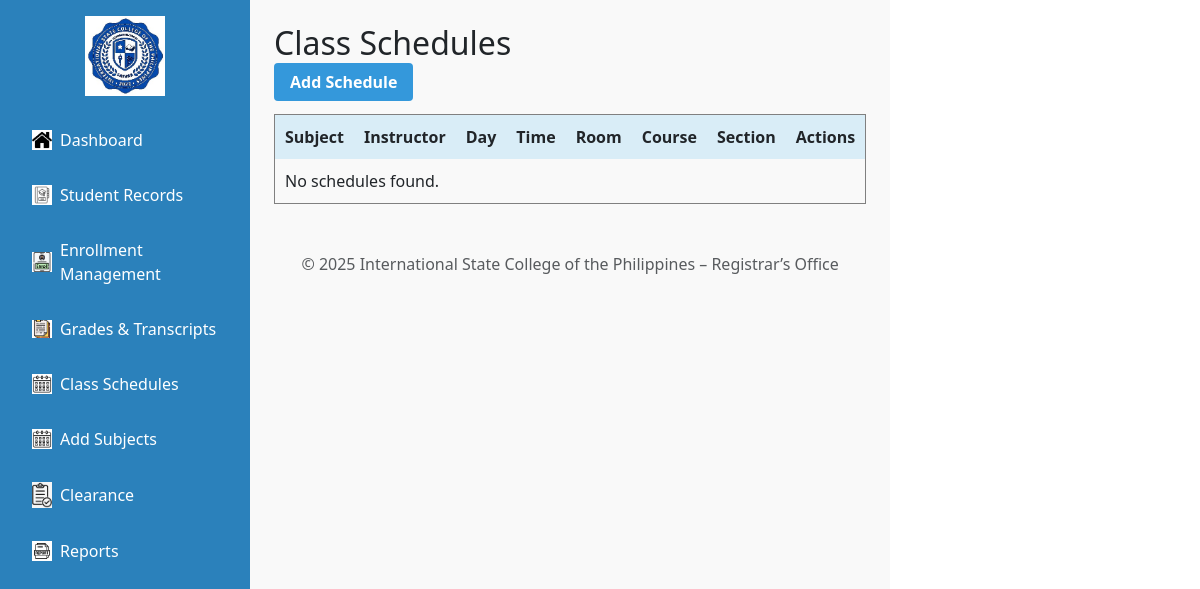
/Registrar/registrar.php?page=class_schedules, run on an earlier commit of the app's database.
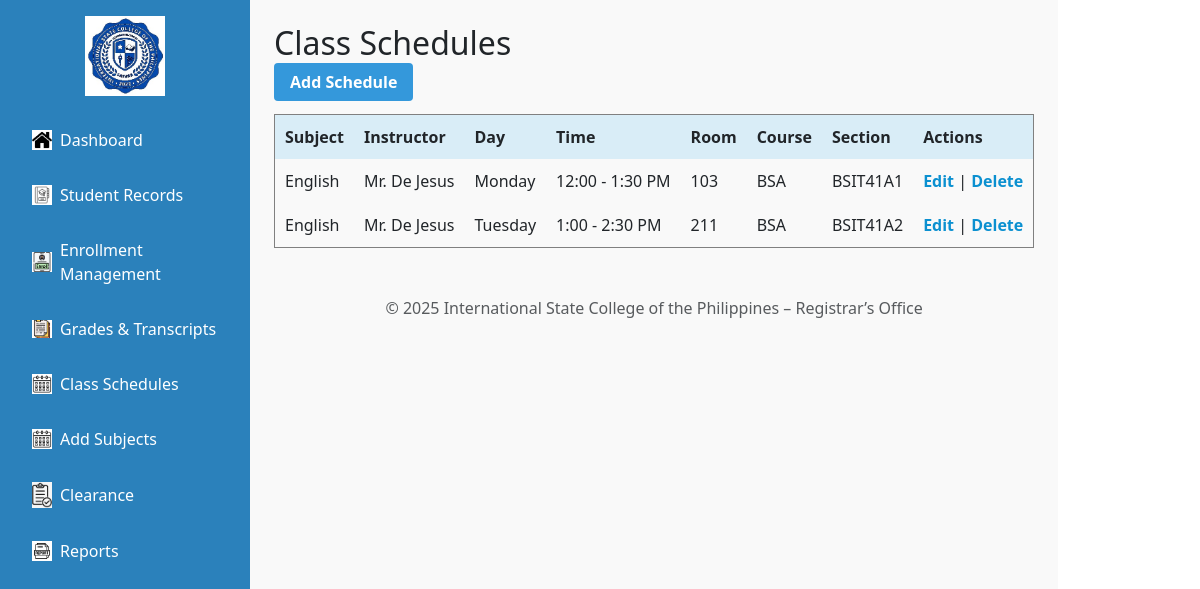
And on a later commit of the database.
### tables this page shows
CREATE TABLE `class_schedules` (
  `id` int(11) NOT NULL,
  `subject` varchar(100) DEFAULT NULL,
  `instructor` varchar(100) DEFAULT NULL,
  `day` varchar(20) DEFAULT NULL,
  `time` varchar(100) DEFAULT NULL,
  `room` varchar(50) DEFAULT NULL,
  `course` varchar(100) NOT NULL,
  `section` varchar(100) NOT NULL
);

### Registrar/pages/class_schedules.php (the view, shortened to what this page needs)
<?php
$conn = new mysqli("localhost", "root", "", "iscpdb");
$schedules = $conn->query("SELECT * FROM class_schedules ORDER BY day, time ASC");
?>
<h2>Class Schedules</h2>
<a href="registrar.php?page=add_schedule" style="padding: 8px 16px; background: #3498db; color: white; text-decoration: none; border-radius: 4px;">Add Schedule</a>
<table border="1" cellpadding="10" cellspacing="0" style="width: 100%; margin-top: 20px; border-collapse: collapse;">
    <thead style="background-color: #d9edf7;">
        <tr>
            <th>Subject</th>
            <th>Instructor</th>
            <th>Day</th>
            <th>Time</th>
            <th>Room</th>
            <th>Course</th>
            <th>Section</th>
            <th>Actions</th>
        </tr>
    </thead>
    <tbody>
        <?php if ($schedules->num_rows > 0): ?>
            <?php while ($row = $schedules->fetch_assoc()): ?>
                <tr>
                    <td><?= htmlspecialchars($row['subject']) ?></td>
                    <td><?= htmlspecialchars($row['instructor']) ?></td>
                    <td><?= htmlspecialchars($row['day']) ?></td>
                    <td><?= htmlspecialchars($row['time']) ?></td>
                    <td><?= htmlspecialchars($row['room']) ?></td>
                    <td><?= htmlspecialchars($row['course']) ?></td>
                    <td><?= htmlspecialchars($row['section']) ?></td>
                    <td>
                        <a href="registrar.php?page=edit_schedule&id=<?= $row['id'] ?>">Edit</a> |
                        <a href="registrar.php?page=delete_schedule&id=<?= $row['id'] ?>" onclick="return confirm('Are you sure you want to delete this schedule?')">Delete</a>
                    </td>
                </tr>
            <?php endwhile; ?>
        <?php else: ?>
            <tr><td colspan="8">No schedules found.</td></tr>
        <?php endif; ?>
    </tbody>
</table>

What changed in the data, as far as the page shows it:
added class_schedules: subject "English", instructor "Mr. De Jesus", day "Monday", time "12:00 - 1:30 PM", room "103", course "BSA", section "BSIT41A1"
added class_schedules: subject "English", instructor "Mr. De Jesus", day "Tuesday", time "1:00 - 2:30 PM", room "211", course "BSA", section "BSIT41A2"
Also different on the page:
text no longer shown: "No schedules found."
